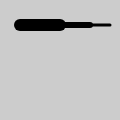
Frame 1 (no input)
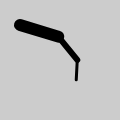
Frame 60 (no input)
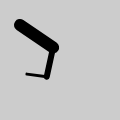
Frame 120 (the mouse pressed at the canvas centre since frame 60)

The p5.js sketch that drew these frames (run headless with seeded random() and noise() and a simulated clock; from frame 60 on, the mouse is pressed at the canvas centre):

// p5.js sketch
// ── sketch.js
/*
note: 
  The order in which translate() and rotate() appear affects the result
 
*/
var angle = 0.0;
var angleDirection = 1;
var speed = 0.005;


function setup() {
  createCanvas(120, 120);
}

function draw() {
  background(204);
  translate(20, 25); // move to start position
  rotate(angle);
  strokeWeight(12);
  line(0, 0, 40, 0);
  translate(40, 0); // move to next joint
  rotate(angle*2.0);
  strokeWeight(6);
  line(0, 0, 30, 0);
  translate(30, 0); // move to next joint
  rotate(angle*2.5);
  strokeWeight(3);
  line(0, 0, 20, 0);
  
  angle += speed*angleDirection;
  if ((angle > QUARTER_PI) || (angle < 0)){
    angleDirection*=-1; // the angle variable grows from 0 to Quarter_pi; the angleDirection is -1 or 1 to make the value of anlge correspondinly increase or decrease
}
}
